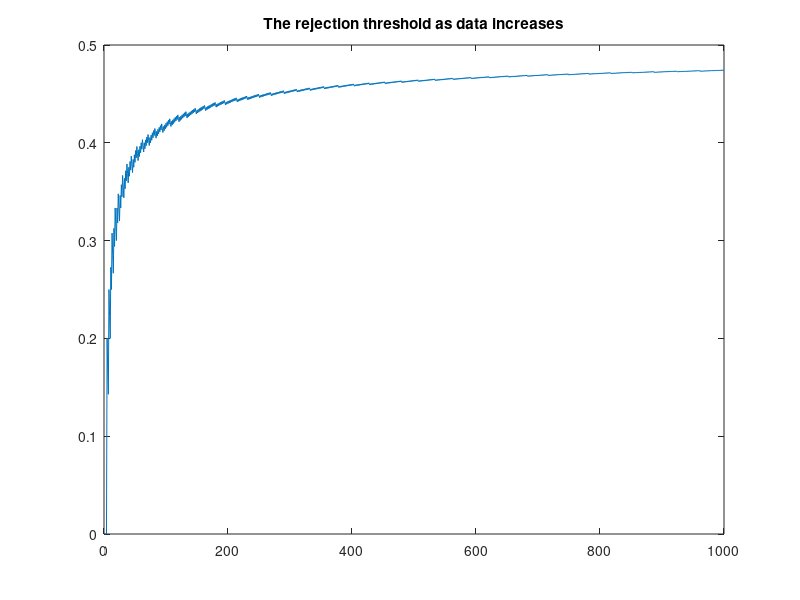
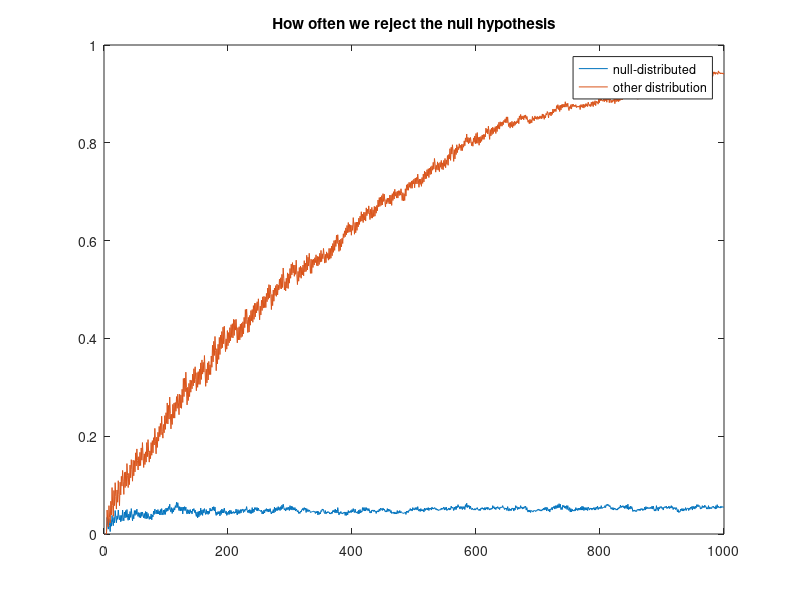

Here is the MATLAB script that generated these plots, in order: (Note: this script raises an error after producing the figures.)
%% -*- Mode: octave -*-

%% Let us consider this amount of data
max_data=1000;
%% Let us run our test a few times
n_trials = 1000;

%% Get samples from two Bernoulli distributions
X = rand(max_data,n_trials)<=0.5;
Y = rand(max_data,n_trials)<=0.45;

%% Set the rejection rate
delta = 0.05;

%% test if the outcome is random
for t=1:max_data
  threshold(t) = binoinv(delta, t, 0.5);
end

figure(1)
plot(threshold ./ [1:max_data])
title("The rejection threshold as data increases");
%pause

for t=1:max_data
  reject_x (t) = mean(sum(X(1:t,:)) < threshold(t));
  reject_y (t) = mean(sum(Y(1:t,:)) < threshold(t));
end
figure(2)
plot(reject_x, ';null-distributed;', reject_y, ';other distribution;')
title("How often we reject the null hypothesis");


%% However as you get more and more data, you should get more and more sure of the fact that the hypothesis is true.
function posterior = GetPosteriorHypothesis(X)
  n_trials = columns(X);
  max_data = rows(X);
for k=1:n_trials
  alpha = 1;
  beta = 1;
  log_p_marginal = 0;
  log_p_null = 0;
  for t=1:max_data
  x = X(t, k);
  p_x = (x * alpha + (1 - x)*beta) / (alpha + beta);
  alpha += x;
  beta += (1 - x);
  log_p_marginal += log(p_x);
  log_p_null += log(1/2);
  posterior(t,k) = exp(log_p_null - logAdd(log_p_marginal, log_p_null));
  end
endfor
endfunction
posterior_x = GetPosteriorHypothesis(X);
posterior_y = GetPosteriorHypothesis(Y);
figure(3);
plot(mean(posterior_x, 2), ';null-distributed;', mean(posterior_y, 2), ';other-distributed;')
title("Posterior probability of null hypothesis");


